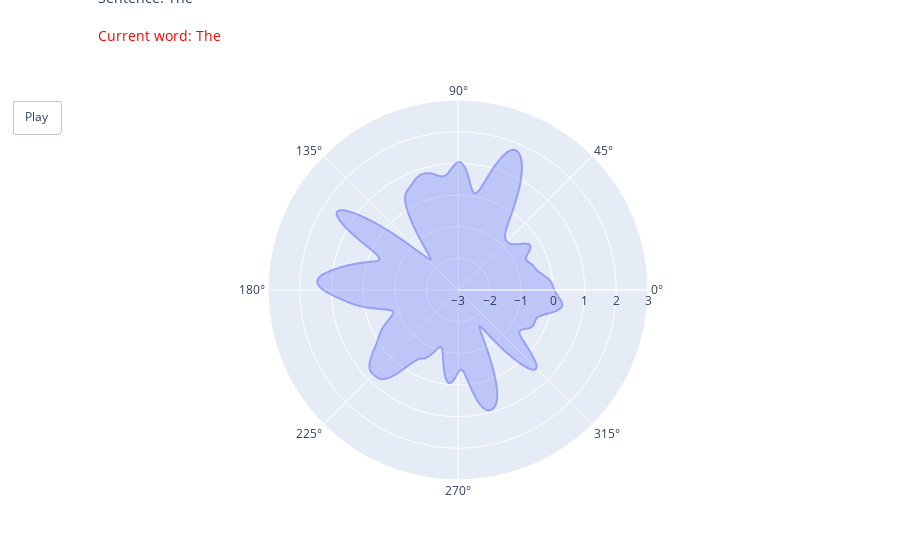

The notebook cell this image was saved under:
### Markdown cell above
##### Sentences but step by step

### Code cell
def circular_convolution(signal, kernel):
    len_kernel = len(kernel)
    half_kernel = len_kernel // 2
    extended_signal = np.concatenate([signal[-half_kernel:], signal, signal[:half_kernel]]) # Étendre le signal aux deux extrémités pour gérer le cas circulaire
    result = np.convolve(extended_signal, kernel, mode='valid') # Appliquer la convolution standard
    return result

def compute_sentence_representation(text, path, coefs, filter):
    """Compute the word representation after applying coefficient and convolution filter."""
    tokens = tokenizer.tokenize(text)
    ids = tokenizer.convert_tokens_to_ids(tokens)
    emb = model(torch.tensor(ids).unsqueeze(0)).pooler_output[0].detach().numpy()
    word_repr = np.array([emb[dim] * coefs[i] for i, dim in enumerate(path)])
    word_repr = circular_convolution(word_repr, filter)
    return word_repr


# Create the filter
N = 32
filter = [scipy.stats.norm.pdf(3*x/(N+1), 0, 1) for x in range(-N, N+1)]
# fig = px.line(filter)
# fig.show()

# Get the sentence
sentence = "The horse raced past the barn fell."
words = sentence.split()

# Compute representations for each partial sentence (from 1 word to full sentence)
partial_sentences = [" ".join(words[:i+1]) for i in range(len(words))]
representations = [compute_sentence_representation(s, path, coefs, filter) for s in partial_sentences]

# Create the base figure
fig = go.Figure()

# Add frames for each partial sentence
frames = [go.Frame(
    data=[go.Scatterpolar(r=rep, name=s, fill='toself', opacity=0.60)],
    name=s,
    layout=go.Layout(annotations=[
        dict(text=f"Sentence: {s}", showarrow=False, xref="paper", yref="paper", x=0, y=1.3, font=dict(size=14)),
        dict(text=f"Current word: {words[i]}", showarrow=False, xref="paper", yref="paper", x=0, y=1.2, font=dict(size=14, color="red"))
    ])
) for i, (rep, s) in enumerate(zip(representations, partial_sentences))]
fig.frames = frames

# Set up the animation settings
animation_settings = go.layout.Updatemenu(type="buttons", showactive=False, buttons=[dict(label="Play",
                                          method="animate", args=[None, dict(frame=dict(duration=1000, redraw=True), fromcurrent=True)])])

# Add the initial representation (of the first word) to the base figure
fig.add_trace(go.Scatterpolar(r=representations[0], name=partial_sentences[0], fill='toself', opacity=0.60))

# Add the initial annotations
fig.update_layout(
    annotations=[
        dict(text=f"Sentence: {partial_sentences[0]}", showarrow=False, xref="paper", yref="paper", x=0, y=1.3, font=dict(size=14)),
        dict(text=f"Current word: {words[0]}", showarrow=False, xref="paper", yref="paper", x=0, y=1.2, font=dict(size=14, color="red"))
    ],
    updatemenus=[animation_settings], 
    polar=dict(radialaxis=dict(range=[-3, 3]))
)

fig.show()

### Figure 1 — Plotly figure (JSON) as saved in the notebook; plotly's stock layout.template omitted (floating-point values rounded to 4 significant figures; data arrays with more than 128 entries replaced by an {"elided": "..."} marker saying what was removed)
{"data": [{"fill": "toself", "name": "The", "opacity": 0.6, "r": {"elided": "768 float values"}, "type": "scatterpolar"}], "layout": {"annotations": [{"font": {"size": 14}, "showarrow": false, "text": "Sentence: The", "x": 0, "xref": "paper", "y": 1.3, "yref": "paper"}, {"font": {"color": "red", "size": 14}, "showarrow": false, "text": "Current word: The", "x": 0, "xref": "paper", "y": 1.2, "yref": "paper"}], "polar": {"radialaxis": {"range": [-3, 3]}}, "updatemenus": [{"buttons": [{"args": [null, {"frame": {"duration": 1000, "redraw": true}, "fromcurrent": true}], "label": "Play", "method": "animate"}], "showactive": false, "type": "buttons"}]}}
